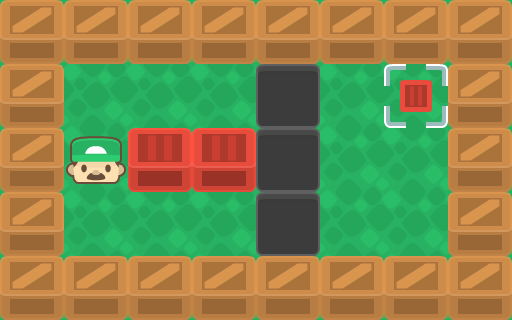

A 2D game scene composited from a Tiled map and its tileset images. What follows is a short description and the map's XML, with every tile layer's data as written:
An orthogonal 8x5 tile map with 64x64 px tiles, 2 tile layers (Tile Layer 1, Tile Layer 2).

<map version="1.2" tiledversion="1.3.4" orientation="orthogonal" renderorder="right-down" width="8" height="5" tilewidth="64" tileheight="64" infinite="0" nextlayerid="5" nextobjectid="1">
 <tileset firstgid="1" source="../img/sokoban_tilesheet.tsx" />
 <layer id="1" name="Tile Layer 1" width="8" height="5">
  <data encoding="csv">
89,89,89,89,89,89,89,89,
89,89,89,89,89,89,89,89,
89,89,89,89,89,89,89,89,
89,89,89,89,89,89,89,89,
89,89,89,89,89,89,89,89
</data>
 </layer>
 <layer id="4" name="Tile Layer 2" width="8" height="5">
  <data encoding="csv">
7,7,7,7,7,7,7,7,
7,0,0,0,12,0,42,7,
7,73,8,8,12,0,0,7,
7,0,0,0,12,0,0,7,
7,7,7,7,7,7,7,7
</data>
 </layer>
</map>
